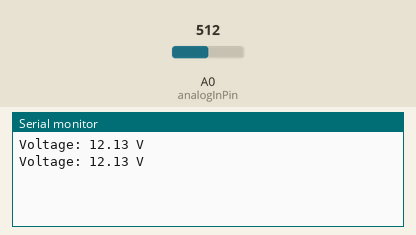
Simulated run of this sketch. Board: Arduino Uno, built with avr-gcc and run on an emulated ATmega328P. Parts: the last lines printed to the serial monitor. Inputs (shaded band) come from the test bench; at power-on: A0 (analogInPin) = 512.

Above: at 5.8 s.
5.9 s: A0 (analogInPin) set to 716
At 11.0 s:
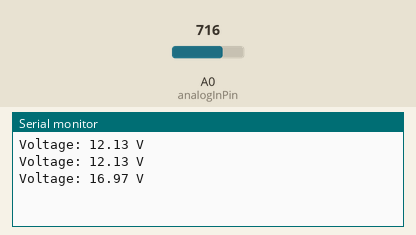
11.9 s: A0 (analogInPin) set to 900
At 16.0 s:
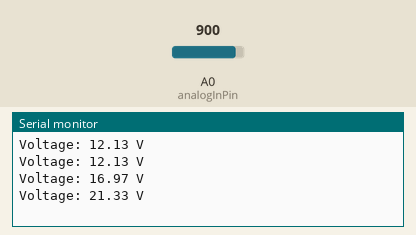
Timing chart, 0 to 17.5 s (numbered marks = the images above; inputs shaded):
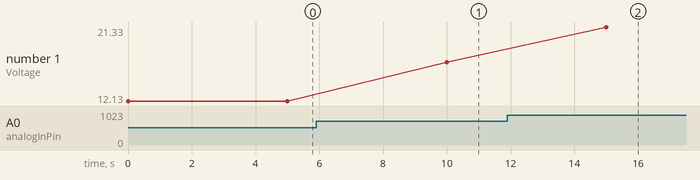

The sketch:

VoltMeter.ino
```cpp
const int analogInPin = A0;

void setup() {
  Serial.begin(9600);
}

void loop() {
  int sensorValue = analogRead(analogInPin);

  float voltage = sensorValue / (42.2);

    Serial.print("Voltage: ");
    Serial.print(voltage);
    Serial.println(" V");


  delay(5000);
}
```

Measured:
- after the input at 5.9 s, the serial monitor: prints a new line after 4.1 s (image 1)
- after the input at 11.9 s, the serial monitor: prints a new line after 3.1 s (image 2)
- plotted number 1: 12.13 → 16.97 after the input at 5.9 s, 16.97 → 21.33 after the input at 11.9 s
